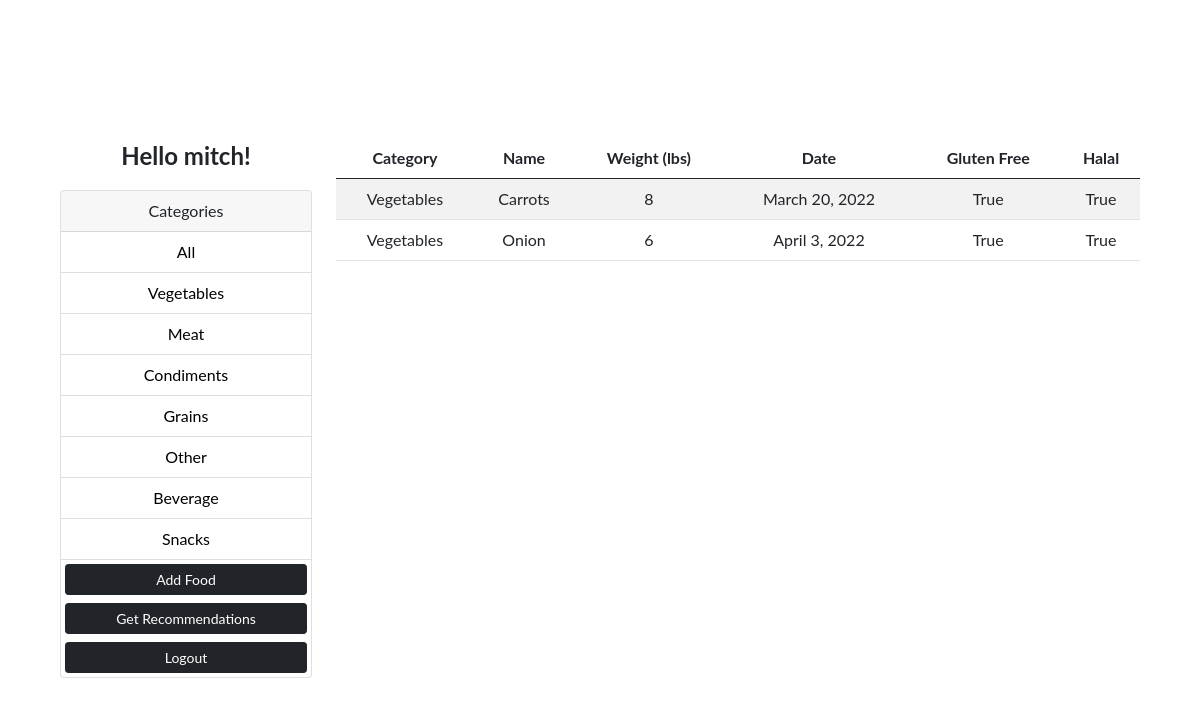
/?category=Vegetables (signed in), run on the app's committed database.
### photos/models.py (models this page shows, shortened)
class Category(models.Model):
    class Meta:
        verbose_name = 'Category'
        verbose_name_plural = 'Categories'
    user = models.ForeignKey(
        User, on_delete=models.SET_NULL, null=True, blank=True)
    name = models.CharField(max_length=100, null=False, blank=False)

class Food(models.Model):
    class Meta:
        verbose_name = 'Food'
        verbose_name_plural = 'Foods'
    category = models.ForeignKey(
        Category, on_delete=models.SET_NULL, null=True, blank=True)
    name = models.CharField(max_length=30)
    weight = models.IntegerField()
    date = models.DateField()
    glutenFree = models.BooleanField()
    halal = models.BooleanField()
    destination = models.CharField(max_length=30)

### photos/views.py (the view)
# urls.py: path('', views.gallery, name='gallery'),
@login_required(login_url='login')
def gallery(request):
    user = request.user
    category = request.GET.get('category')
    if category == None:
        foods = Food.objects.filter(category__user=user)
    else:
        foods = Food.objects.filter(
            category__name=category, category__user=user)
    categories = Category.objects.filter(user=user)
    context = {'categories': categories, 'foods': foods}
    return render(request, 'photos/gallery.html', context)

### photos/templates/photos/gallery.html (shortened to what this page needs)
<!DOCTYPE html>
<html lang="en">
<head>
    <link href="https://cdn.jsdelivr.net/npm/bootstrap@5.0.0-beta1/dist/css/bootstrap.min.css" rel="stylesheet"
>
</head>
<body class="m-5 lato">
    <div class="container vc">
        <div class="row vc">
            <div class="col-md-3">
                {% if request.user.is_authenticated %}
                <p class="lato" style="font-size:3vh;"><strong>Hello {{request.user}}!</strong></p>
                {% endif %}
                <div class="card">
                    <div class="card-header">
                        Categories
                    </div>
                    <ul class="list-group list-group-flush">
                        <li class="list-group-item">
                            <a href="{% url 'gallery' %}">All</a>
                        </li>
                        {% for category in categories %}
                        <li class=" list-group-item">
                            <a href="{% url 'gallery' %}?category={{category.name}}">
                                {{category.name}}
                            </a>
                        </li>
                        {% endfor %}
                        <a href="{% url 'add' %}" class="btn btn-dark btn-block btn-sm m-1">Add Food</a>
                        <a href="{% url 'recommendations' %}" class="btn btn-dark btn-block btn-sm m-1">Get Recommendations</a>
                        <a href="{% url 'logout' %}" class="btn btn-dark btn-block btn-sm m-1">Logout</a>
                    </ul>
                </div>
            </div>
            <div class="col-md-9">
                <div class="table-responsive">
                    <table class="table table-striped">
                        <thead>
                            <th>Category</th>
                            <th>Name</th>
                            <th>Weight (lbs)</th>
                            <th>Date</th>
                            <th>Gluten Free</th>
                            <th>Halal</th>
                        </thead>
                            {% for food in foods %}
                            <tr>
                            <td>{{food.category.name}}</td>
                            <td>{{food.name}}</td>
                            <td>{{food.weight}}</td>
                            <td>{{food.date}}</td>
                            <td>{{food.glutenFree}}</td>
                            <td>{{food.halal}}</td>
                            </tr>
                            {% empty %}
                            <td>No items...</td>
                            {% endfor %}
                    </table>
                </div>
            </div>
        </div>
    </div>
</body>
</html>

### photos/templates/photos/gallery.html (style rules this page uses)
.list-group-item a { text-decoration: none; color: black; }
.lato { font-family: 'Lato', sans-serif; }
.vc { text-align: center; position: relative; top: 50%; -ms-transform: translateY(-50%); -webkit-transform: translateY(-50%); transform: translateY(-50%); }
.container { height:100%; width: 100%; }
html { height:100%; }
body { height:90%; }

### data on the page
Category: name "Vegetables"
Category: name "Meat"
Category: name "Condiments"
Category: name "Grains"
Category: name "Other"
Category: name "Beverage"
Category: name "Snacks"
Food: category.name "Vegetables", name "Carrots", weight "8", date "March 20, 2022", glutenFree "True", halal "True"
Food: category.name "Vegetables", name "Onion", weight "6", date "April 3, 2022", glutenFree "True", halal "True"

### other printed values
{{ request.user }} "mitch"
